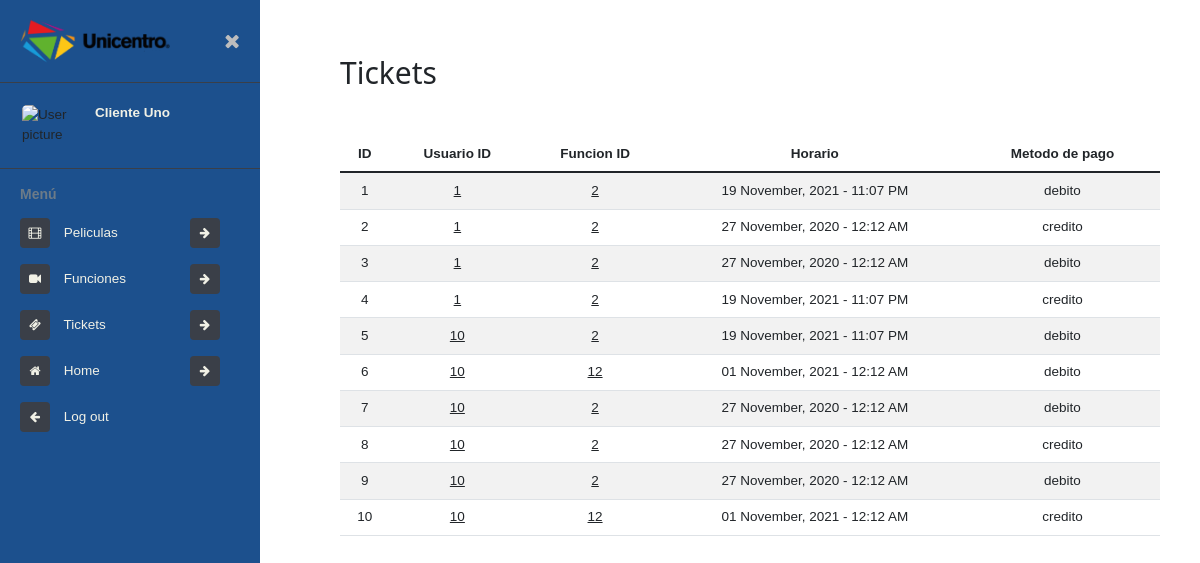
The page /admin/tickets (signed in) on the database its author committed.
### tables this page shows
CREATE TABLE tiquetes (idTiquets INTEGER PRIMARY KEY AUTOINCREMENT NOT NULL, fkUsuario INT REFERENCES usuario NOT NULL, fkFuncion INT REFERENCES funcion (idFuncion) NOT NULL, precio INT DEFAULT (10000), cantidad INT DEFAULT (1), estado BOOLEAN DEFAULT (1), fecha DATE DEFAULT (DATE('NOW')), horario INT NOT NULL, metodo VARCHAR NOT NULL);

### index.py (the view)
@app.route('/admin/tickets')
def adminTickets():
    tickets = Tickets().view()
    new_tickets = []
    for ticket in tickets:
        tickets_list = list(ticket)
        if tickets_list[15]:
            tickets_list[15] = [datetime.fromisoformat(i).strftime(
                "%d %B, %Y - %I:%M %p") for i in pickle.loads(tickets_list[15])]
        new_tickets.append(tickets_list)
    return render_template('admin/tickets/tickets.html', tickets=new_tickets)

### db/DBConexion.py (called while the page is built)
    def getConn(self) -> list:
        return self.__conn

### db/Tickets.py (called while the page is built)
    def view(self, id=None) -> list:
        try:
            query = f"SELECT * FROM tiquetes as tq INNER JOIN funcion as fn ON fn.idFuncion = tq.fkFuncion"
            if(id):
                query += f" WHERE fkUsuario = {escape(id)};"
            return self.conn.execute(query).fetchall()
        except Exception as m:
            return 0

### templates/admin/tickets/tickets.html (shortened to what this page needs)
{% extends 'views/admin.html' %}
{% block content %}
<h1 class="h2 my-3">Tickets</h1>
<table class="mt-5 table table-striped table-inverse table-responsive">
    <thead class="thead-inverse">
        <tr>
            <th class="text-center">ID</th>
            <th class="text-center">Usuario ID</th>
            <th class="text-center">Funcion ID</th>
            <th class="text-center" width="300">Horario</th>
            <th class="text-center">Metodo de pago</th>
        </tr>
    </thead>
    <tbody>
        {% for ticket in tickets %}
        <tr>
            <td class="text-center" scope="row">{{ ticket[0] }}</td>
            <td class="text-center">
                <a href="/admin/usuario/{{ ticket[1] }}">{{ ticket[1] }}</a>
            </td>
            <td class="text-center">
                <a href="/admin/funcion/{{ ticket[2] }}">{{ ticket[2] }}</a>
            </td>
            <td class="text-center">{{ ticket[15][ticket[7]-1] }}</td>
            <td class="text-center">{{ ticket[8] }}</td>
        </tr>
        {% endfor %}
    </tbody>
</table>
{% endblock %}

### static/css/w3.css (style rules this page uses)
*,*:before,*:after { box-sizing:inherit }
html { -ms-text-size-adjust:100%;-webkit-text-size-adjust:100% }
body { margin:0 }
a { background-color:transparent }
html,body { font-family:Verdana,sans-serif;font-size:15px;line-height:1.5 }
html { overflow-x:hidden }
h1 { font-size:36px }
h1,h2,h3,h4,h5,h6 { font-family:"Segoe UI",Arial,sans-serif;font-weight:400;margin:10px 0 }
a { color:inherit }

### static/css/admin-menu.css (style rules this page uses)
:root { --primary: #1C508D; --secondary: #39ACFF; --background: #F1F1E6; --hover: #D8A31A; }
body { font-size: 0.9rem; }

### rows shown on the page
tiquetes: idTiquets "1", fkUsuario "1", fkFuncion "2", horario "19 November, 2021 - 11:07 PM", metodo "debito"
tiquetes: idTiquets "2", fkUsuario "1", fkFuncion "2", horario "27 November, 2020 - 12:12 AM", metodo "credito"
tiquetes: idTiquets "3", fkUsuario "1", fkFuncion "2", horario "27 November, 2020 - 12:12 AM", metodo "debito"
tiquetes: idTiquets "4", fkUsuario "1", fkFuncion "2", horario "19 November, 2021 - 11:07 PM", metodo "credito"
tiquetes: idTiquets "5", fkUsuario "10", fkFuncion "2", horario "19 November, 2021 - 11:07 PM", metodo "debito"
tiquetes: idTiquets "6", fkUsuario "10", fkFuncion "12", horario "01 November, 2021 - 12:12 AM", metodo "debito"
tiquetes: idTiquets "7", fkUsuario "10", fkFuncion "2", horario "27 November, 2020 - 12:12 AM", metodo "debito"
tiquetes: idTiquets "8", fkUsuario "10", fkFuncion "2", horario "27 November, 2020 - 12:12 AM", metodo "credito"
tiquetes: idTiquets "9", fkUsuario "10", fkFuncion "2", horario "27 November, 2020 - 12:12 AM", metodo "debito"
tiquetes: idTiquets "10", fkUsuario "10", fkFuncion "12", horario "01 November, 2021 - 12:12 AM", metodo "credito"

### other values the page prints
{{ session['user_data'][1] + ' '+ session['user_data'][2] }} "Cliente Uno"
